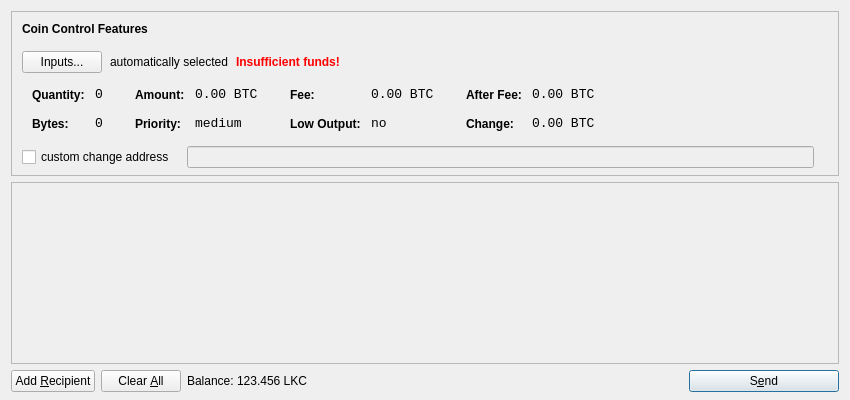
<?xml version="1.0" encoding="UTF-8"?>
<ui version="4.0">
 <class>SendCoinsDialog</class>
 <widget class="QDialog" name="SendCoinsDialog">
  <property name="geometry">
   <rect>
    <x>0</x>
    <y>0</y>
    <width>850</width>
    <height>400</height>
   </rect>
  </property>
  <property name="windowTitle">
   <string>Send Coins</string>
  </property>
  <layout class="QVBoxLayout" name="verticalLayout" stretch="0,1,0">
   <property name="bottomMargin">
    <number>8</number>
   </property>
   <item>
    <widget class="QFrame" name="frameCoinControl">
     <property name="sizePolicy">
      <sizepolicy hsizetype="Expanding" vsizetype="Expanding">
       <horstretch>0</horstretch>
       <verstretch>0</verstretch>
      </sizepolicy>
     </property>
     <property name="maximumSize">
      <size>
       <width>16777215</width>
       <height>16777215</height>
      </size>
     </property>
     <property name="frameShape">
      <enum>QFrame::StyledPanel</enum>
     </property>
     <property name="frameShadow">
      <enum>QFrame::Sunken</enum>
     </property>
     <layout class="QVBoxLayout" name="verticalLayoutCoinControl2">
      <property name="spacing">
       <number>-1</number>
      </property>
      <property name="leftMargin">
       <number>0</number>
      </property>
      <property name="topMargin">
       <number>0</number>
      </property>
      <property name="rightMargin">
       <number>0</number>
      </property>
      <property name="bottomMargin">
       <number>6</number>
      </property>
      <item>
       <layout class="QVBoxLayout" name="verticalLayoutCoinControl" stretch="0,0,0,0,1">
        <property name="spacing">
         <number>0</number>
        </property>
        <property name="leftMargin">
         <number>10</number>
        </property>
        <property name="topMargin">
         <number>10</number>
        </property>
        <item>
         <layout class="QHBoxLayout" name="horizontalLayoutCoinControl1">
          <property name="bottomMargin">
           <number>15</number>
          </property>
          <item>
           <widget class="QLabel" name="labelCoinControlFeatures">
            <property name="sizePolicy">
             <sizepolicy hsizetype="Preferred" vsizetype="Maximum">
              <horstretch>0</horstretch>
              <verstretch>0</verstretch>
             </sizepolicy>
            </property>
            <property name="font">
             <font>
              <weight>75</weight>
              <bold>true</bold>
             </font>
            </property>
            <property name="styleSheet">
             <string notr="true">font-weight:bold;</string>
            </property>
            <property name="text">
             <string>Coin Control Features</string>
            </property>
           </widget>
          </item>
         </layout>
        </item>
        <item>
         <layout class="QHBoxLayout" name="horizontalLayoutCoinControl2" stretch="0,0,0,0">
          <property name="spacing">
           <number>8</number>
          </property>
          <property name="bottomMargin">
           <number>10</number>
          </property>
          <item>
           <widget class="QPushButton" name="pushButtonCoinControl">
            <property name="styleSheet">
             <string notr="true"/>
            </property>
            <property name="text">
             <string>Inputs...</string>
            </property>
           </widget>
          </item>
          <item>
           <widget class="QLabel" name="labelCoinControlAutomaticallySelected">
            <property name="text">
             <string>automatically selected</string>
            </property>
            <property name="margin">
             <number>5</number>
            </property>
           </widget>
          </item>
          <item>
           <widget class="QLabel" name="labelCoinControlInsuffFunds">
            <property name="font">
             <font>
              <weight>75</weight>
              <bold>true</bold>
             </font>
            </property>
            <property name="styleSheet">
             <string notr="true">color:red;font-weight:bold;</string>
            </property>
            <property name="text">
             <string>Insufficient funds!</string>
            </property>
            <property name="margin">
             <number>5</number>
            </property>
           </widget>
          </item>
          <item>
           <spacer name="horizontalSpacerCoinControl">
            <property name="orientation">
             <enum>Qt::Horizontal</enum>
            </property>
            <property name="sizeHint" stdset="0">
             <size>
              <width>40</width>
              <height>1</height>
             </size>
            </property>
           </spacer>
          </item>
         </layout>
        </item>
        <item>
         <widget class="QWidget" name="widgetCoinControl" native="true">
          <property name="sizePolicy">
           <sizepolicy hsizetype="Preferred" vsizetype="Preferred">
            <horstretch>0</horstretch>
            <verstretch>0</verstretch>
           </sizepolicy>
          </property>
          <property name="minimumSize">
           <size>
            <width>0</width>
            <height>0</height>
           </size>
          </property>
          <property name="styleSheet">
           <string notr="true"/>
          </property>
          <layout class="QHBoxLayout" name="horizontalLayoutCoinControl5">
           <property name="margin">
            <number>0</number>
           </property>
           <item>
            <layout class="QHBoxLayout" name="horizontalLayoutCoinControl3" stretch="0,0,0,1">
             <property name="spacing">
              <number>20</number>
             </property>
             <property name="topMargin">
              <number>0</number>
             </property>
             <property name="bottomMargin">
              <number>10</number>
             </property>
             <item>
              <layout class="QFormLayout" name="formLayoutCoinControl1">
               <property name="horizontalSpacing">
                <number>10</number>
               </property>
               <property name="verticalSpacing">
                <number>14</number>
               </property>
               <property name="leftMargin">
                <number>10</number>
               </property>
               <property name="topMargin">
                <number>4</number>
               </property>
               <property name="rightMargin">
                <number>6</number>
               </property>
               <item row="0" column="0">
                <widget class="QLabel" name="labelCoinControlQuantityText">
                 <property name="styleSheet">
                  <string notr="true">font-weight:bold;</string>
                 </property>
                 <property name="text">
                  <string>Quantity:</string>
                 </property>
                 <property name="margin">
                  <number>0</number>
                 </property>
                </widget>
               </item>
               <item row="0" column="1">
                <widget class="QLabel" name="labelCoinControlQuantity">
                 <property name="font">
                  <font>
                   <family>Monospace</family>
                   <pointsize>10</pointsize>
                  </font>
                 </property>
                 <property name="cursor">
                  <cursorShape>IBeamCursor</cursorShape>
                 </property>
                 <property name="contextMenuPolicy">
                  <enum>Qt::ActionsContextMenu</enum>
                 </property>
                 <property name="text">
                  <string notr="true">0</string>
                 </property>
                 <property name="margin">
                  <number>0</number>
                 </property>
                 <property name="textInteractionFlags">
                  <set>Qt::LinksAccessibleByMouse|Qt::TextSelectableByKeyboard|Qt::TextSelectableByMouse</set>
                 </property>
                </widget>
               </item>
               <item row="1" column="0">
                <widget class="QLabel" name="labelCoinControlBytesText">
                 <property name="styleSheet">
                  <string notr="true">font-weight:bold;</string>
                 </property>
                 <property name="text">
                  <string>Bytes:</string>
                 </property>
                </widget>
               </item>
               <item row="1" column="1">
                <widget class="QLabel" name="labelCoinControlBytes">
                 <property name="font">
                  <font>
                   <family>Monospace</family>
                   <pointsize>10</pointsize>
                  </font>
                 </property>
                 <property name="cursor">
                  <cursorShape>IBeamCursor</cursorShape>
                 </property>
                 <property name="contextMenuPolicy">
                  <enum>Qt::ActionsContextMenu</enum>
                 </property>
                 <property name="text">
                  <string notr="true">0</string>
                 </property>
                 <property name="textInteractionFlags">
                  <set>Qt::LinksAccessibleByMouse|Qt::TextSelectableByKeyboard|Qt::TextSelectableByMouse</set>
                 </property>
                </widget>
               </item>
              </layout>
             </item>
             <item>
              <layout class="QFormLayout" name="formLayoutCoinControl2">
               <property name="horizontalSpacing">
                <number>10</number>
               </property>
               <property name="verticalSpacing">
                <number>14</number>
               </property>
               <property name="leftMargin">
                <number>6</number>
               </property>
               <property name="topMargin">
                <number>4</number>
               </property>
               <property name="rightMargin">
                <number>6</number>
               </property>
               <item row="0" column="0">
                <widget class="QLabel" name="labelCoinControlAmountText">
                 <property name="styleSheet">
                  <string notr="true">font-weight:bold;</string>
                 </property>
                 <property name="text">
                  <string>Amount:</string>
                 </property>
                 <property name="margin">
                  <number>0</number>
                 </property>
                </widget>
               </item>
               <item row="0" column="1">
                <widget class="QLabel" name="labelCoinControlAmount">
                 <property name="font">
                  <font>
                   <family>Monospace</family>
                   <pointsize>10</pointsize>
                  </font>
                 </property>
                 <property name="cursor">
                  <cursorShape>IBeamCursor</cursorShape>
                 </property>
                 <property name="contextMenuPolicy">
                  <enum>Qt::ActionsContextMenu</enum>
                 </property>
                 <property name="text">
                  <string notr="true">0.00 BTC</string>
                 </property>
                 <property name="textInteractionFlags">
                  <set>Qt::LinksAccessibleByMouse|Qt::TextSelectableByKeyboard|Qt::TextSelectableByMouse</set>
                 </property>
                </widget>
               </item>
               <item row="1" column="0">
                <widget class="QLabel" name="labelCoinControlPriorityText">
                 <property name="styleSheet">
                  <string notr="true">font-weight:bold;</string>
                 </property>
                 <property name="text">
                  <string>Priority:</string>
                 </property>
                </widget>
               </item>
               <item row="1" column="1">
                <widget class="QLabel" name="labelCoinControlPriority">
                 <property name="font">
                  <font>
                   <family>Monospace</family>
                   <pointsize>10</pointsize>
                  </font>
                 </property>
                 <property name="cursor">
                  <cursorShape>IBeamCursor</cursorShape>
                 </property>
                 <property name="contextMenuPolicy">
                  <enum>Qt::ActionsContextMenu</enum>
                 </property>
                 <property name="text">
                  <string>medium</string>
                 </property>
                 <property name="textInteractionFlags">
                  <set>Qt::LinksAccessibleByMouse|Qt::TextSelectableByKeyboard|Qt::TextSelectableByMouse</set>
                 </property>
                </widget>
               </item>
              </layout>
             </item>
             <item>
              <layout class="QFormLayout" name="formLayoutCoinControl3">
               <property name="horizontalSpacing">
                <number>10</number>
               </property>
               <property name="verticalSpacing">
                <number>14</number>
               </property>
               <property name="leftMargin">
                <number>6</number>
               </property>
               <property name="topMargin">
                <number>4</number>
               </property>
               <property name="rightMargin">
                <number>6</number>
               </property>
               <item row="0" column="0">
                <widget class="QLabel" name="labelCoinControlFeeText">
                 <property name="styleSheet">
                  <string notr="true">font-weight:bold;</string>
                 </property>
                 <property name="text">
                  <string>Fee:</string>
                 </property>
                 <property name="margin">
                  <number>0</number>
                 </property>
                </widget>
               </item>
               <item row="0" column="1">
                <widget class="QLabel" name="labelCoinControlFee">
                 <property name="font">
                  <font>
                   <family>Monospace</family>
                   <pointsize>10</pointsize>
                  </font>
                 </property>
                 <property name="cursor">
                  <cursorShape>IBeamCursor</cursorShape>
                 </property>
                 <property name="contextMenuPolicy">
                  <enum>Qt::ActionsContextMenu</enum>
                 </property>
                 <property name="text">
                  <string notr="true">0.00 BTC</string>
                 </property>
                 <property name="textInteractionFlags">
                  <set>Qt::LinksAccessibleByMouse|Qt::TextSelectableByKeyboard|Qt::TextSelectableByMouse</set>
                 </property>
                </widget>
               </item>
               <item row="1" column="0">
                <widget class="QLabel" name="labelCoinControlLowOutputText">
                 <property name="styleSheet">
                  <string notr="true">font-weight:bold;</string>
                 </property>
                 <property name="text">
                  <string>Low Output:</string>
                 </property>
                </widget>
               </item>
               <item row="1" column="1">
                <widget class="QLabel" name="labelCoinControlLowOutput">
                 <property name="font">
                  <font>
                   <family>Monospace</family>
                   <pointsize>10</pointsize>
                  </font>
                 </property>
                 <property name="cursor">
                  <cursorShape>IBeamCursor</cursorShape>
                 </property>
                 <property name="contextMenuPolicy">
                  <enum>Qt::ActionsContextMenu</enum>
                 </property>
                 <property name="text">
                  <string>no</string>
                 </property>
                 <property name="textInteractionFlags">
                  <set>Qt::LinksAccessibleByMouse|Qt::TextSelectableByKeyboard|Qt::TextSelectableByMouse</set>
                 </property>
                </widget>
               </item>
              </layout>
             </item>
             <item>
              <layout class="QFormLayout" name="formLayoutCoinControl4">
               <property name="horizontalSpacing">
                <number>10</number>
               </property>
               <property name="verticalSpacing">
                <number>14</number>
               </property>
               <property name="leftMargin">
                <number>6</number>
               </property>
               <property name="topMargin">
                <number>4</number>
               </property>
               <property name="rightMargin">
                <number>6</number>
               </property>
               <item row="0" column="0">
                <widget class="QLabel" name="labelCoinControlAfterFeeText">
                 <property name="styleSheet">
                  <string notr="true">font-weight:bold;</string>
                 </property>
                 <property name="text">
                  <string>After Fee:</string>
                 </property>
                 <property name="margin">
                  <number>0</number>
                 </property>
                </widget>
               </item>
               <item row="0" column="1">
                <widget class="QLabel" name="labelCoinControlAfterFee">
                 <property name="font">
                  <font>
                   <family>Monospace</family>
                   <pointsize>10</pointsize>
                  </font>
                 </property>
                 <property name="cursor">
                  <cursorShape>IBeamCursor</cursorShape>
                 </property>
                 <property name="contextMenuPolicy">
                  <enum>Qt::ActionsContextMenu</enum>
                 </property>
                 <property name="text">
                  <string notr="true">0.00 BTC</string>
                 </property>
                 <property name="textInteractionFlags">
                  <set>Qt::LinksAccessibleByMouse|Qt::TextSelectableByKeyboard|Qt::TextSelectableByMouse</set>
                 </property>
                </widget>
               </item>
               <item row="1" column="0">
                <widget class="QLabel" name="labelCoinControlChangeText">
                 <property name="styleSheet">
                  <string notr="true">font-weight:bold;</string>
                 </property>
                 <property name="text">
                  <string>Change:</string>
                 </property>
                </widget>
               </item>
               <item row="1" column="1">
                <widget class="QLabel" name="labelCoinControlChange">
                 <property name="font">
                  <font>
                   <family>Monospace</family>
                   <pointsize>10</pointsize>
                  </font>
                 </property>
                 <property name="cursor">
                  <cursorShape>IBeamCursor</cursorShape>
                 </property>
                 <property name="contextMenuPolicy">
                  <enum>Qt::ActionsContextMenu</enum>
                 </property>
                 <property name="text">
                  <string notr="true">0.00 BTC</string>
                 </property>
                 <property name="textInteractionFlags">
                  <set>Qt::LinksAccessibleByMouse|Qt::TextSelectableByKeyboard|Qt::TextSelectableByMouse</set>
                 </property>
                </widget>
               </item>
              </layout>
             </item>
            </layout>
           </item>
          </layout>
         </widget>
        </item>
        <item>
         <layout class="QHBoxLayout" name="horizontalLayoutCoinControl4" stretch="0,0,0">
          <property name="spacing">
           <number>12</number>
          </property>
          <property name="sizeConstraint">
           <enum>QLayout::SetDefaultConstraint</enum>
          </property>
          <property name="topMargin">
           <number>5</number>
          </property>
          <property name="rightMargin">
           <number>5</number>
          </property>
          <item>
           <widget class="QCheckBox" name="checkBoxCoinControlChange">
            <property name="text">
             <string>custom change address</string>
            </property>
           </widget>
          </item>
          <item>
           <widget class="QLineEdit" name="lineEditCoinControlChange">
            <property name="enabled">
             <bool>false</bool>
            </property>
            <property name="sizePolicy">
             <sizepolicy hsizetype="Expanding" vsizetype="Fixed">
              <horstretch>0</horstretch>
              <verstretch>0</verstretch>
             </sizepolicy>
            </property>
           </widget>
          </item>
          <item>
           <widget class="QLabel" name="labelCoinControlChangeLabel">
            <property name="sizePolicy">
             <sizepolicy hsizetype="Preferred" vsizetype="Expanding">
              <horstretch>0</horstretch>
              <verstretch>0</verstretch>
             </sizepolicy>
            </property>
            <property name="minimumSize">
             <size>
              <width>0</width>
              <height>0</height>
             </size>
            </property>
            <property name="text">
             <string/>
            </property>
            <property name="margin">
             <number>3</number>
            </property>
           </widget>
          </item>
         </layout>
        </item>
        <item>
         <spacer name="verticalSpacerCoinControl">
          <property name="orientation">
           <enum>Qt::Vertical</enum>
          </property>
          <property name="sizeHint" stdset="0">
           <size>
            <width>800</width>
            <height>1</height>
           </size>
          </property>
         </spacer>
        </item>
       </layout>
      </item>
     </layout>
    </widget>
   </item>
   <item>
    <widget class="QScrollArea" name="scrollArea">
     <property name="widgetResizable">
      <bool>true</bool>
     </property>
     <widget class="QWidget" name="scrollAreaWidgetContents">
      <property name="geometry">
       <rect>
        <x>0</x>
        <y>0</y>
        <width>830</width>
        <height>165</height>
       </rect>
      </property>
      <layout class="QVBoxLayout" name="verticalLayout_2">
       <property name="margin">
        <number>0</number>
       </property>
       <item>
        <layout class="QVBoxLayout" name="entries">
         <property name="spacing">
          <number>6</number>
         </property>
        </layout>
       </item>
       <item>
        <spacer name="verticalSpacer">
         <property name="orientation">
          <enum>Qt::Vertical</enum>
         </property>
         <property name="sizeHint" stdset="0">
          <size>
           <width>20</width>
           <height>40</height>
          </size>
         </property>
        </spacer>
       </item>
      </layout>
     </widget>
    </widget>
   </item>
   <item>
    <layout class="QHBoxLayout" name="horizontalLayout">
     <item>
      <widget class="QPushButton" name="addButton">
       <property name="toolTip">
        <string>Send to multiple recipients at once</string>
       </property>
       <property name="text">
        <string>Add &amp;Recipient</string>
       </property>
       <property name="icon">
        <iconset resource="../bitcoin.qrc">
         <normaloff>:/icons/add</normaloff>:/icons/add</iconset>
       </property>
       <property name="autoDefault">
        <bool>false</bool>
       </property>
      </widget>
     </item>
     <item>
      <widget class="QPushButton" name="clearButton">
       <property name="sizePolicy">
        <sizepolicy hsizetype="Minimum" vsizetype="Fixed">
         <horstretch>0</horstretch>
         <verstretch>0</verstretch>
        </sizepolicy>
       </property>
       <property name="toolTip">
        <string>Remove all transaction fields</string>
       </property>
       <property name="text">
        <string>Clear &amp;All</string>
       </property>
       <property name="icon">
        <iconset resource="../bitcoin.qrc">
         <normaloff>:/icons/remove</normaloff>:/icons/remove</iconset>
       </property>
       <property name="autoRepeatDelay">
        <number>300</number>
       </property>
       <property name="autoDefault">
        <bool>false</bool>
       </property>
      </widget>
     </item>
     <item>
      <layout class="QHBoxLayout" name="horizontalLayout_2">
       <property name="spacing">
        <number>3</number>
       </property>
       <item>
        <widget class="QLabel" name="label">
         <property name="text">
          <string>Balance:</string>
         </property>
        </widget>
       </item>
       <item>
        <widget class="QLabel" name="labelBalance">
         <property name="cursor">
          <cursorShape>IBeamCursor</cursorShape>
         </property>
         <property name="text">
          <string>123.456 LKC</string>
         </property>
         <property name="textInteractionFlags">
          <set>Qt::LinksAccessibleByMouse|Qt::TextSelectableByKeyboard|Qt::TextSelectableByMouse</set>
         </property>
        </widget>
       </item>
      </layout>
     </item>
     <item>
      <spacer name="horizontalSpacer">
       <property name="orientation">
        <enum>Qt::Horizontal</enum>
       </property>
       <property name="sizeHint" stdset="0">
        <size>
         <width>40</width>
         <height>20</height>
        </size>
       </property>
      </spacer>
     </item>
     <item>
      <widget class="QPushButton" name="sendButton">
       <property name="minimumSize">
        <size>
         <width>150</width>
         <height>0</height>
        </size>
       </property>
       <property name="toolTip">
        <string>Confirm the send action</string>
       </property>
       <property name="text">
        <string>S&amp;end</string>
       </property>
       <property name="icon">
        <iconset resource="../bitcoin.qrc">
         <normaloff>:/icons/send</normaloff>:/icons/send</iconset>
       </property>
       <property name="default">
        <bool>true</bool>
       </property>
      </widget>
     </item>
    </layout>
   </item>
  </layout>
 </widget>
 <resources>
  <include location="../bitcoin.qrc"/>
 </resources>
 <connections/>
</ui>
